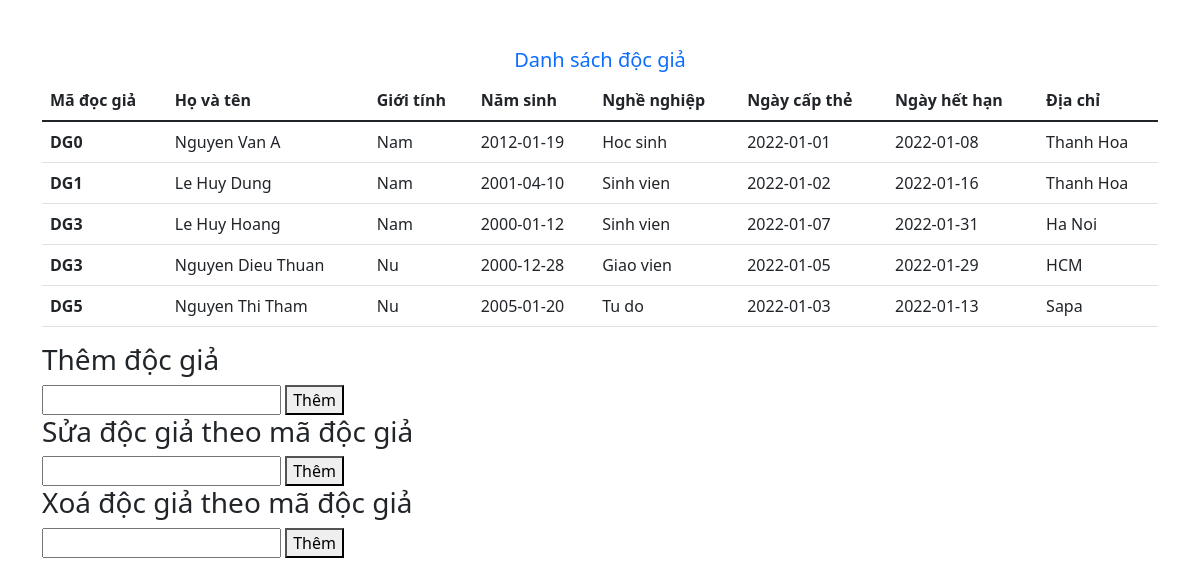
The page /views/view.php on the database its author committed.
### tables this page shows
CREATE TABLE `tb_docgia` (
  `madg` varchar(10) NOT NULL,
  `hovaten` varchar(50) NOT NULL,
  `gioitinh` varchar(10) NOT NULL,
  `namsinh` date NOT NULL,
  `nghenghiep` varchar(30) NOT NULL,
  `ngaycapthe` date NOT NULL,
  `ngayhethan` date NOT NULL,
  `diachi` varchar(50) NOT NULL
);

### views/view.php (the view, shortened to what this page needs)
<!DOCTYPE html>
<html lang="en">
<head>
    <link href="https://cdn.jsdelivr.net/npm/bootstrap@5.1.3/dist/css/bootstrap.min.css" rel="stylesheet">
</head>
<body>
    <main>
    <div class="container">
        <h5 class="text-center text-primary mt-5">Danh sách độc giả</h5>
        <table class="table">
            <thead>
                <tr>
                    <th scope="col">Mã đọc giả</th>
                    <th scope="col">Họ và tên</th>
                    <th scope="col">Giới tính</th>
                    <th scope="col">Năm sinh</th>
                    <th scope="col">Nghề nghiệp</th>
                    <th scope="col">Ngày cấp thẻ</th>
                    <th scope="col">Ngày hết hạn</th>
                    <th scope="col">Địa chỉ</th>
                </tr>
            </thead>
            <tbody>
                <?php
                    $conn = mysqli_connect('localhost','root','','db_docgia');
                    $sql = "SELECT * FROM tb_docgia";
                    $result = mysqli_query($conn,$sql);
                    if(mysqli_num_rows($result) > 0){
                        while($row = mysqli_fetch_assoc($result)){
                ?>
                            <tr>
                                <th scope="row"><?php echo $row['madg']; ?></th>
                                <td><?php echo $row['hovaten']; ?></td>
                                <td><?php echo $row['gioitinh']; ?></td>
                                <td><?php echo $row['namsinh']; ?></td>
                                <td><?php echo $row['nghenghiep']; ?></td>
                                <td><?php echo $row['ngaycapthe']; ?></td>
                                <td><?php echo $row['ngayhethan']; ?></td>
                                <td><?php echo $row['diachi']; ?></td>
                            </tr>
                <?php
                        }
                    }
                ?>
            </tbody>
            </table>
            <div class="row">
                <div class="col-lg3">
                    <h3>Thêm độc giả</h3>
                    <input type = text>
                    <button class="btnadd">Thêm</button>
                    <h3>Sửa độc giả theo mã độc giả</h3>
                    <input type = text>
                    <button class="btnadd">Thêm</button>
                    <h3>Xoá độc giả theo mã độc giả</h3>
                    <input type = text>
                    <button class="btnadd">Thêm</button>
                </div>
            </div>
    </div>
    </main>
</body>
</html>

### rows shown on the page
tb_docgia: madg "DG0", hovaten "Nguyen Van A", gioitinh "Nam", namsinh "2012-01-19", nghenghiep "Hoc sinh", ngaycapthe "2022-01-01", ngayhethan "2022-01-08", diachi "Thanh Hoa"
tb_docgia: madg "DG1", hovaten "Le Huy Dung", gioitinh "Nam", namsinh "2001-04-10", nghenghiep "Sinh vien", ngaycapthe "2022-01-02", ngayhethan "2022-01-16", diachi "Thanh Hoa"
tb_docgia: madg "DG3", hovaten "Le Huy Hoang", gioitinh "Nam", namsinh "2000-01-12", nghenghiep "Sinh vien", ngaycapthe "2022-01-07", ngayhethan "2022-01-31", diachi "Ha Noi"
tb_docgia: madg "DG3", hovaten "Nguyen Dieu Thuan", gioitinh "Nu", namsinh "2000-12-28", nghenghiep "Giao vien", ngaycapthe "2022-01-05", ngayhethan "2022-01-29", diachi "HCM"
tb_docgia: madg "DG5", hovaten "Nguyen Thi Tham", gioitinh "Nu", namsinh "2005-01-20", nghenghiep "Tu do", ngaycapthe "2022-01-03", ngayhethan "2022-01-13", diachi "Sapa"
